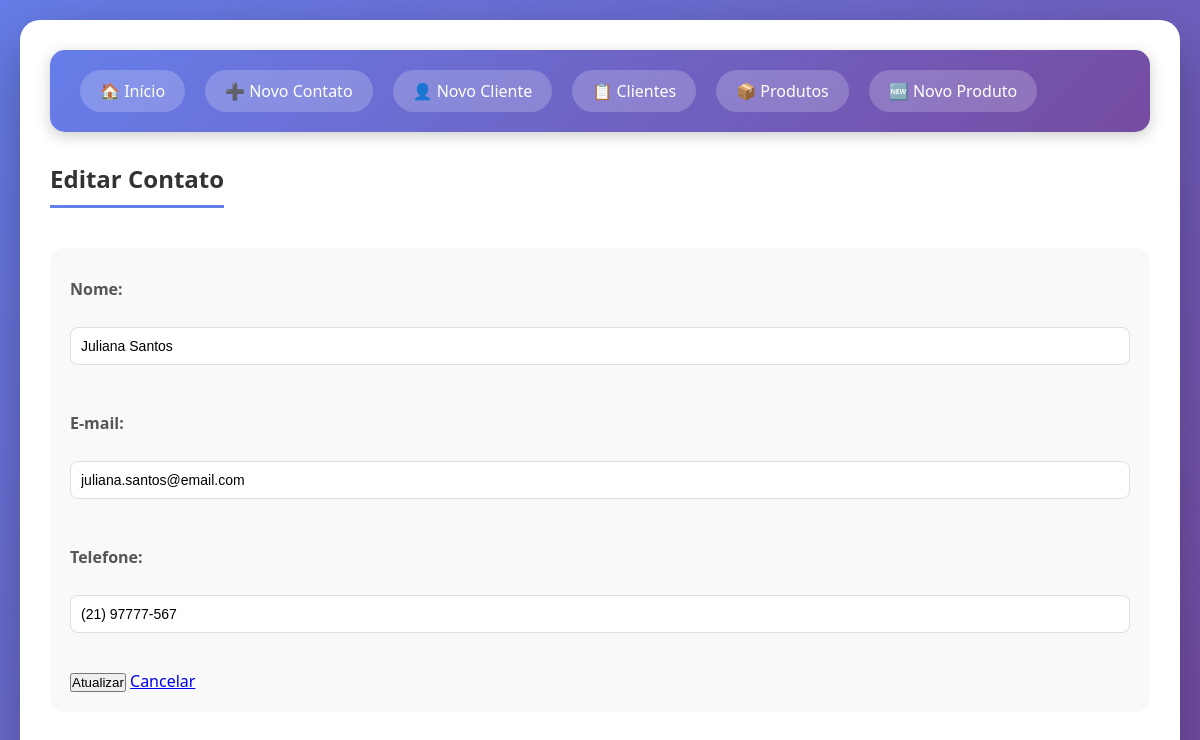
/editar_contacto.php?id=2, run on the app's committed database.
### tables this page shows
create table contactos (
id INT PRIMARY KEY AUTO_INCREMENT,
nome VARCHAR(100), 
email VARCHAR(100), 
telefone VARCHAR(14),
created_at TIMESTAMP DEFAULT CURRENT_TIMESTAMP

);

### editar_contacto.php (the view, shortened to what this page needs)
<?php
require_once "config.php";
include "cabecalho.php";
$id = (int)$_GET["id"];
$stmt = $pdo->prepare("SELECT * FROM contactos WHERE id = ?");
$stmt->execute([$id]);
$contato = $stmt->fetch();
?>
<h2>Editar Contato</h2>
<form method="post" action="">
    <label for="nome">Nome:</label><br>
    <input type="text" name="nome" id="nome" required
           value="<?= htmlspecialchars($contato['nome']) ?>"><br><br>
    <label for="email">E-mail:</label><br>
    <input type="email" name="email" id="email" required
           value="<?= htmlspecialchars($contato['email']) ?>"><br><br>
    <label for="telefone">Telefone:</label><br>
    <input type="text" name="telefone" id="telefone"
           value="<?= htmlspecialchars($contato['telefone']) ?>"><br><br>
    <button type="submit">Atualizar</button>
    <a href="index.php">Cancelar</a>
</form>
</body>
</html>

### config.php (style rules this page uses)
* { margin:0 }

### cabecalho.php (style rules this page uses)
* { margin: 0; padding: 0; box-sizing: border-box; }
body { font-family: 'Segoe UI', Tahoma, Geneva, Verdana, sans-serif; background: linear-gradient(135deg, #667eea 0%, #764ba2 100%); min-height: 100vh; padding: 20px; }
h1, h2 { color: #333; margin-bottom: 20px; padding-bottom: 10px; border-bottom: 3px solid #667eea; display: inline-block; }
form { background: #f9f9f9; padding: 20px; border-radius: 15px; margin: 20px 0; }
label { font-weight: 600; color: #555; margin-top: 10px; display: block; }
input, textarea, select { width: 100%; padding: 10px; margin: 5px 0 15px; border: 1px solid #ddd; border-radius: 8px; font-size: 14px; }

### data on the page
contactos: nome "Juliana Santos", email "juliana.santos@email.com", telefone "(21) 97777-567"
